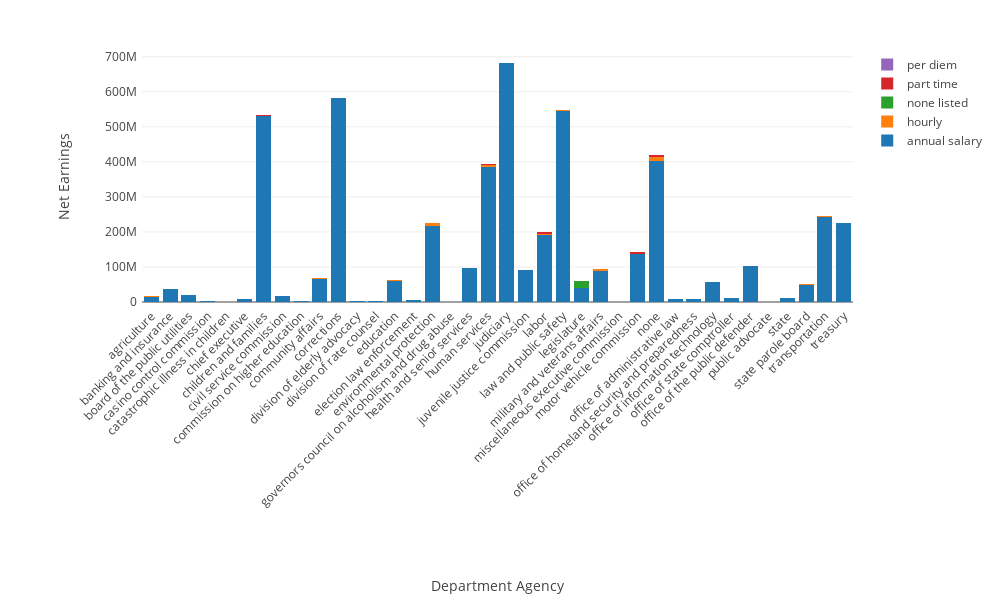

Source (notebook cell):
### Code cell
init_notebook_mode(connected=True)

data = []
for i in d.columns:
    data.append(go.Bar(
        x = d.index,
        y = d[i],
        name = i.lower()
    ))

layout = go.Layout(
    autosize=False,
    width=1000,
    height=600,
    xaxis=dict(
        title = ''.join(['Department Agency'] + [u'\xa0'] * 20 + [u'\n\xa0'] * 10),
        tickangle=-45,
        tickprefix= u'\xa0' * 20 + '\n' * 10,
        automargin=True
    ),
    yaxis=dict(
        title = 'Net Earnings',
        tickprefix= ' ' * 10,
        automargin=True
    ),
    margin=go.layout.Margin(
        l=100,
        r=50,
        b=250,
        t=50,
        pad=4
    ),
    barmode='stack',
)
fig = go.Figure(data=data, layout=layout)
iplot(fig)

### Figure 1 — Plotly figure (JSON) as saved in the notebook; plotly's stock layout.template omitted (floating-point values rounded to 4 significant figures)
{"data": [{"name": "annual salary", "type": "bar", "uid": "ccece82a-8b89-4931-9af1-963027e9fbbd", "x": ["agriculture", "banking and insurance", "board of the public utilities", "casino control commission", "catastrophic illness in children", "chief executive", "children and families", "civil service commission", "commission on higher education", "community affairs", "corrections", "division of elderly advocacy", "division of rate counsel", "education", "election law enforcement", "environmental protection", "governors council on alcoholism and drug abuse", "health and senior services", "human services", "judiciary", "juvenile justice commission", "labor", "law and public safety", "legislature", "military and veterans affairs", "miscellaneous executive commission", "motor vehicle commission", "none", "office of administrative law", "office of homeland security and preparedness", "office of information technology", "office of state comptroller", "office of the public defender", "public advocate", "state", "state parole board", "transportation", "treasury"], "y": [15590000.0, 36190000.0, 18620000.0, 2774000.0, 1009000.0, 8908000.0, 531500000.0, 17080000.0, 1486000.0, 66760000.0, 581100000.0, 1744000.0, 2724000.0, 60460000.0, 4496000.0, 218200000.0, 491200.0, 96380000.0, 384800000.0, 681100000.0, 91420000.0, 190300000.0, 544900000.0, 39090000.0, 89200000.0, 60620.0, 136300000.0, 403700000.0, 9511000.0, 8404000.0, 57000000.0, 11590000.0, 102600000.0, 733500.0, 11430000.0, 49630000.0, 242400000.0, 224300000.0]}, {"name": "hourly", "type": "bar", "uid": "57592f3c-b340-49b4-bb2c-3f0544ab1c3a", "x": ["agriculture", "banking and insurance", "board of the public utilities", "casino control commission", "catastrophic illness in children", "chief executive", "children and families", "civil service commission", "commission on higher education", "community affairs", "corrections", "division of elderly advocacy", "division of rate counsel", "education", "election law enforcement", "environmental protection", "governors council on alcoholism and drug abuse", "health and senior services", "human services", "judiciary", "juvenile justice commission", "labor", "law and public safety", "legislature", "military and veterans affairs", "miscellaneous executive commission", "motor vehicle commission", "none", "office of administrative law", "office of homeland security and preparedness", "office of information technology", "office of state comptroller", "office of the public defender", "public advocate", "state", "state parole board", "transportation", "treasury"], "y": [794100.0, 307887, 0, 0, 0, 20640.0, 23000.0, 11050.0, 0, 661000.0, 163500.0, 182600.0, 0, 1203000.0, 0, 8165000.0, 0, 576200.0, 5347000.0, 1111000.0, 102900.0, 2738000.0, 3452000.0, 245300.0, 4398000.0, 0, 979000.0, 9615000.0, 468700.0, 359900.0, 0, 0, 237100.0, 0, 377700.0, 419500.0, 1798000.0, 1954000.0]}, {"name": "none listed", "type": "bar", "uid": "45c874df-24a5-47b6-9a51-588f8ca05075", "x": ["agriculture", "banking and insurance", "board of the public utilities", "casino control commission", "catastrophic illness in children", "chief executive", "children and families", "civil service commission", "commission on higher education", "community affairs", "corrections", "division of elderly advocacy", "division of rate counsel", "education", "election law enforcement", "environmental protection", "governors council on alcoholism and drug abuse", "health and senior services", "human services", "judiciary", "juvenile justice commission", "labor", "law and public safety", "legislature", "military and veterans affairs", "miscellaneous executive commission", "motor vehicle commission", "none", "office of administrative law", "office of homeland security and preparedness", "office of information technology", "office of state comptroller", "office of the public defender", "public advocate", "state", "state parole board", "transportation", "treasury"], "y": [650, 1300, 650, 0, 0, 0, 7150, 0, 0, 650, 174935, 0, 0, 1300, 650, 409400.0, 0, 3250, 11700, 1112.0, 5505, 7800, 4137.0, 20610000.0, 165700.0, 0, 10400, 208800, 0, 130007, 0, 650, 1300, 0, 0, 0, 5200, 6500]}, {"name": "part time", "type": "bar", "uid": "f5309e7e-7acd-4b84-9895-afc8393c8cd6", "x": ["agriculture", "banking and insurance", "board of the public utilities", "casino control commission", "catastrophic illness in children", "chief executive", "children and families", "civil service commission", "commission on higher education", "community affairs", "corrections", "division of elderly advocacy", "division of rate counsel", "education", "election law enforcement", "environmental protection", "governors council on alcoholism and drug abuse", "health and senior services", "human services", "judiciary", "juvenile justice commission", "labor", "law and public safety", "legislature", "military and veterans affairs", "miscellaneous executive commission", "motor vehicle commission", "none", "office of administrative law", "office of homeland security and preparedness", "office of information technology", "office of state comptroller", "office of the public defender", "public advocate", "state", "state parole board", "transportation", "treasury"], "y": [69320.0, 65210.0, 0, 0, 0, 0, 1556000.0, 107700.0, 0, 0, 114200.0, 0, 0, 49790.0, 0, 119700.0, 0, 22410.0, 4065000.0, 1142000.0, 61127, 6154000.0, 0, 132500.0, 855100.0, 0, 4889000.0, 6567000.0, 0, 0, 106700.0, 0, 57890.0, 0, 134700.0, 0, 0, 0]}, {"name": "per diem", "type": "bar", "uid": "7ebffa9f-f38f-4268-afa1-659ec75999f9", "x": ["agriculture", "banking and insurance", "board of the public utilities", "casino control commission", "catastrophic illness in children", "chief executive", "children and families", "civil service commission", "commission on higher education", "community affairs", "corrections", "division of elderly advocacy", "division of rate counsel", "education", "election law enforcement", "environmental protection", "governors council on alcoholism and drug abuse", "health and senior services", "human services", "judiciary", "juvenile justice commission", "labor", "law and public safety", "legislature", "military and veterans affairs", "miscellaneous executive commission", "motor vehicle commission", "none", "office of administrative law", "office of homeland security and preparedness", "office of information technology", "office of state comptroller", "office of the public defender", "public advocate", "state", "state parole board", "transportation", "treasury"], "y": [0, 4750, 0, 0, 0, 0, 0, 1800, 0, 0, 0, 0, 0, 2474000.0, 0, 0, 0, 0, 25310.0, 0, 0, 329500.0, 331100.0, 456500.0, 0, 0, 0, 0, 0, 0, 0, 0, 0, 0, 0, 9803.0, 4600, 0]}], "layout": {"autosize": false, "barmode": "stack", "height": 600, "margin": {"b": 250, "l": 100, "pad": 4, "r": 50, "t": 50}, "width": 1000, "xaxis": {"automargin": true, "autorange": true, "range": [-0.5, 37.5], "tickangle": -45, "tickprefix": "                    \n\n\n\n\n\n\n\n\n\n", "title": {"text": "Department Agency                    \n \n \n \n \n \n \n \n \n \n "}, "type": "category"}, "yaxis": {"automargin": true, "autorange": true, "range": [0, 719300000.0], "tickprefix": "          ", "title": {"text": "Net Earnings"}, "type": "linear"}}}
